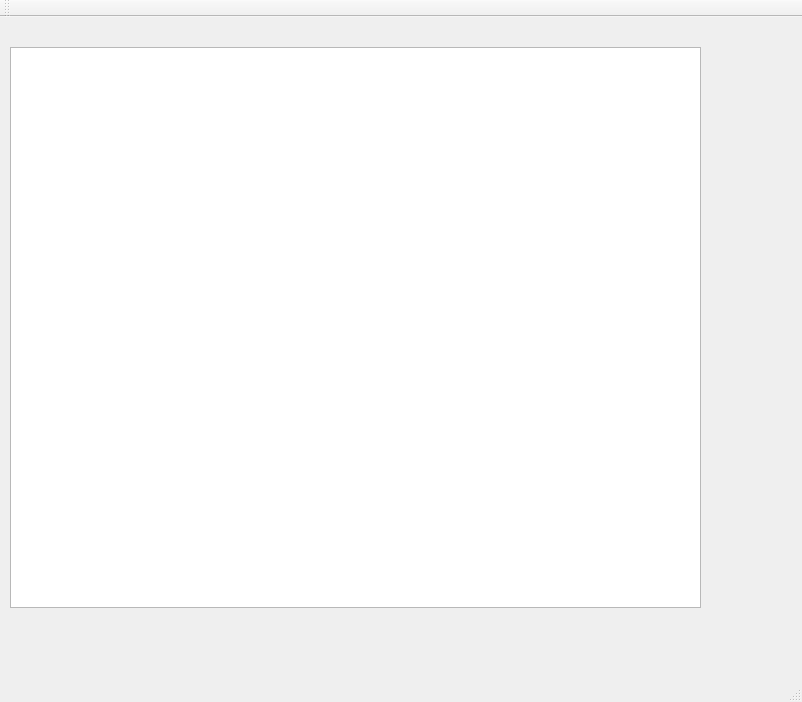
<?xml version="1.0" encoding="UTF-8"?>
<ui version="4.0">
 <class>LogFileDataWinClass</class>
 <widget class="QMainWindow" name="LogFileDataWinClass">
  <property name="geometry">
   <rect>
    <x>0</x>
    <y>0</y>
    <width>802</width>
    <height>702</height>
   </rect>
  </property>
  <property name="windowTitle">
   <string>LogFileDataWin</string>
  </property>
  <widget class="QWidget" name="centralWidget">
   <widget class="QTextEdit" name="textEdit">
    <property name="geometry">
     <rect>
      <x>10</x>
      <y>30</y>
      <width>691</width>
      <height>561</height>
     </rect>
    </property>
   </widget>
  </widget>
  <widget class="QMenuBar" name="menuBar">
   <property name="geometry">
    <rect>
     <x>0</x>
     <y>0</y>
     <width>802</width>
     <height>26</height>
    </rect>
   </property>
  </widget>
  <widget class="QToolBar" name="mainToolBar">
   <attribute name="toolBarArea">
    <enum>TopToolBarArea</enum>
   </attribute>
   <attribute name="toolBarBreak">
    <bool>false</bool>
   </attribute>
  </widget>
  <widget class="QStatusBar" name="statusBar"/>
 </widget>
 <layoutdefault spacing="6" margin="11"/>
 <resources>
  <include location="logfiledatawin.qrc"/>
 </resources>
 <connections/>
</ui>
